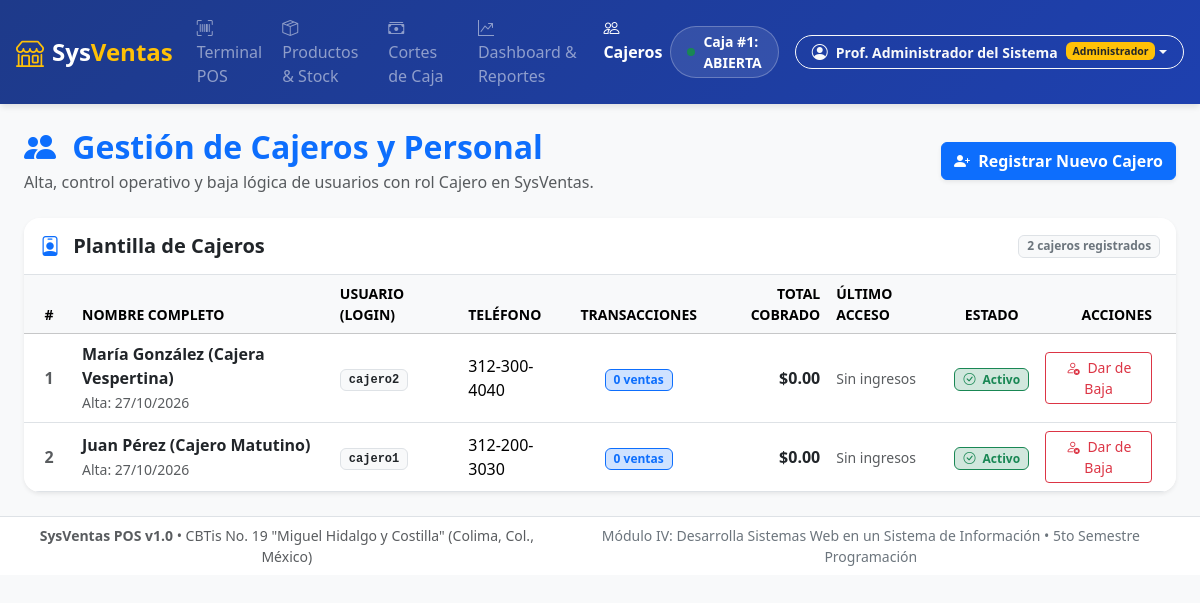
The page /public/?c=usuario&a=index (signed in) on the database its author committed.
### tables this page shows
CREATE TABLE usuarios (
    id INT AUTO_INCREMENT PRIMARY KEY,
    rol_id INT NOT NULL,
    nombre_completo VARCHAR(150) NOT NULL,
    usuario VARCHAR(50) NOT NULL UNIQUE,
    password VARCHAR(255) NOT NULL,
    telefono VARCHAR(20) NULL,
    estado ENUM('ACTIVO', 'INACTIVO') NOT NULL DEFAULT 'ACTIVO',
    ultimo_login DATETIME NULL,
    created_at TIMESTAMP DEFAULT CURRENT_TIMESTAMP,
    updated_at TIMESTAMP DEFAULT CURRENT_TIMESTAMP ON UPDATE CURRENT_TIMESTAMP,
    CONSTRAINT fk_usuarios_roles 
        FOREIGN KEY (rol_id) REFERENCES roles(id) 
        ON UPDATE CASCADE ON DELETE RESTRICT
);

### app/controllers/UsuarioController.php (called while the page is built, shortened)
<?php
class UsuarioController extends BaseController {
    public function index(): void {
        $usuarioModel = new Usuario();
        $cajeros = $usuarioModel->obtenerCajeros();
        $mensaje = '';
        $this->view('usuarios/index', [
            'cajeros' => $cajeros,
            'mensaje' => $mensaje
        ]);
    }
}

### app/config/database.php (called while the page is built, shortened)
<?php
class Database {
    private static ?PDO $instance = null;
    public static function getConnection(): PDO {
        if (self::$instance === null) {
            try {
                $dsn = "mysql:host=" . DB_HOST . ";dbname=" . DB_NAME . ";charset=" . DB_CHARSET;
                $options = [
                    PDO::ATTR_ERRMODE            => PDO::ERRMODE_EXCEPTION,
                    PDO::ATTR_DEFAULT_FETCH_MODE => PDO::FETCH_ASSOC,
                    PDO::ATTR_EMULATE_PREPARES   => false,
                    PDO::MYSQL_ATTR_INIT_COMMAND => "SET NAMES " . DB_CHARSET . " COLLATE utf8mb4_unicode_ci"
                ];
                self::$instance = new PDO($dsn, DB_USER, DB_PASS, $options);
            } catch (PDOException $e) {
                error_log("Error de conexión a la Base de Datos SysVentas: " . $e->getMessage());
                die("<h3>Error crítico del sistema:</h3><p>No se pudo conectar con la base de datos de SysVentas. Verifique que el servicio MariaDB/MySQL esté activo en XAMPP.</p>");
            }
        }
        return self::$instance;
    }
}

### app/models/BaseModel.php (called while the page is built, shortened)
<?php
require_once __DIR__ . '/../config/database.php';
abstract class BaseModel {
    public function __construct() {
        $this->db = Database::getConnection();
    }
}

### app/models/Usuario.php (called while the page is built, shortened)
<?php
require_once __DIR__ . '/BaseModel.php';
class Usuario extends BaseModel {
    public function obtenerCajeros(): array {
        try {
            $sql = "SELECT u.id, u.nombre_completo, u.usuario, u.telefono, u.estado,
                           u.ultimo_login, u.created_at,
                           COUNT(v.id) AS total_ventas_realizadas,
                           COALESCE(SUM(v.total), 0.00) AS monto_total_vendido
                    FROM usuarios u
                    LEFT JOIN ventas v ON u.id = v.usuario_id AND v.estado = 'COMPLETADA'
                    WHERE u.rol_id = 2
                    GROUP BY u.id, u.nombre_completo, u.usuario, u.telefono, u.estado, u.ultimo_login, u.created_at
                    ORDER BY u.id DESC";
            $stmt = $this->db->query($sql);
            return $stmt->fetchAll() ?: [];
        } catch (Throwable $e) {
            error_log("SysVentas Usuario::obtenerCajeros falló: " . $e->getMessage());
            return [
                [
                    'id' => 2,
                    'nombre_completo' => 'Juan Pérez Gómez',
                    'usuario' => 'cajero1',
                    'telefono' => '312-555-0102',
                    'estado' => 'ACTIVO',
                    'ultimo_login' => date('Y-m-d H:i:s'),
                    'created_at' => date('Y-m-d 08:00:00'),
                    'total_ventas_realizadas' => 22,
                    'monto_total_vendido' => 2130.00
                ]
            ];
        }
    }
}

### app/views/usuarios/index.php (the view, shortened to what this page needs)
<?php
require_once VIEWS_PATH . 'layouts/header.php';
require_once VIEWS_PATH . 'layouts/navbar.php';
?>
<div class="container-fluid py-4 px-3 px-md-4">
    <div class="d-flex flex-column flex-md-row justify-content-between align-items-start align-items-md-center mb-4">
        <div>
            <h2 class="fw-bold text-primary mb-1">
                <i class="bi bi-people-fill me-2"></i> Gestión de Cajeros y Personal
            </h2>
            <p class="text-muted mb-0">Alta, control operativo y baja lógica de usuarios con rol Cajero en SysVentas.</p>
        </div>
        <div class="mt-3 mt-md-0">
            <button type="button" class="btn btn-primary fw-bold shadow-sm" data-bs-toggle="modal" data-bs-target="#modalNuevoCajero">
                <i class="bi bi-person-plus-fill me-1"></i> Registrar Nuevo Cajero
            </button>
        </div>
    </div>
    <div class="card shadow-sm border-0 rounded-4 overflow-hidden">
        <div class="card-header bg-white py-3 border-bottom d-flex justify-content-between align-items-center">
            <h5 class="fw-bold mb-0 text-dark">
                <i class="bi bi-person-badge text-primary me-2"></i> Plantilla de Cajeros
            </h5>
            <span class="badge bg-light text-secondary border"><?= count($cajeros) ?> cajeros registrados</span>
        </div>
        <div class="table-responsive">
            <table class="table table-hover align-middle mb-0">
                <thead class="table-light text-secondary small text-uppercase">
                    <tr>
                        <th class="text-center" style="width: 50px;">#</th>
                        <th>Nombre Completo</th>
                        <th>Usuario (Login)</th>
                        <th>Teléfono</th>
                        <th class="text-center">Transacciones</th>
                        <th class="text-end">Total Cobrado</th>
                        <th>Último Acceso</th>
                        <th class="text-center">Estado</th>
                        <th class="text-end pe-4">Acciones</th>
                    </tr>
                </thead>
                <tbody>
                    <?php if (empty($cajeros)): ?>
                        <tr>
                            <td colspan="9" class="text-center py-5 text-muted">
                                <i class="bi bi-person-x fs-1 d-block mb-2 text-secondary opacity-50"></i>
                                No hay cajeros registrados en el sistema.
                            </td>
                        </tr>
                    <?php else: ?>
                        <?php foreach ($cajeros as $idx => $cajero): ?>
                            <tr class="<?= $cajero['estado'] === 'INACTIVO' ? 'table-light opacity-75' : '' ?>">
                                <td class="text-center fw-bold text-muted"><?= $idx + 1 ?></td>
                                <td>
                                    <div class="fw-semibold text-dark"><?= htmlspecialchars($cajero['nombre_completo']) ?></div>
                                    <small class="text-muted">Alta: <?= date('d/m/Y', strtotime($cajero['created_at'] ?? 'now')) ?></small>
                                </td>
                                <td>
                                    <span class="badge bg-light text-dark border font-monospace px-2 py-1">
                                        <?= htmlspecialchars($cajero['usuario']) ?>
                                    </span>
                                </td>
                                <td><?= htmlspecialchars($cajero['telefono'] ?: 'No registrado') ?></td>
                                <td class="text-center">
                                    <span class="badge bg-primary-subtle text-primary border border-primary px-2 py-1">
                                        <?= (int)($cajero['total_ventas_realizadas'] ?? 0) ?> ventas
                                    </span>
                                </td>
                                <td class="text-end fw-bold text-dark">
                                    $<?= number_format((float)($cajero['monto_total_vendido'] ?? 0), 2) ?>
                                </td>
                                <td>
                                    <small class="text-muted">
                                        <?= !empty($cajero['ultimo_login']) ? date('d/m/Y H:i', strtotime($cajero['ultimo_login'])) : 'Sin ingresos' ?>
                                    </small>
                                </td>
                                <td class="text-center">
                                    <?php if ($cajero['estado'] === 'ACTIVO'): ?>
                                        <span class="badge bg-success-subtle text-success border border-success px-2 py-1">
                                            <i class="bi bi-check-circle me-1"></i> Activo
                                        </span>
                                    <?php else: ?>
                                        <span class="badge bg-danger-subtle text-danger border border-danger px-2 py-1">
                                            <i class="bi bi-slash-circle me-1"></i> Inactivo (Baja)
                                        </span>
                                    <?php endif; ?>
                                </td>
                                <td class="text-end pe-4">
                                    <?php if ($cajero['estado'] === 'ACTIVO'): ?>
                                        <a href="<?= BASE_URL ?>?c=usuario&a=cambiarEstado&id=<?= $cajero['id'] ?>&estado=INACTIVO"
                                           class="btn btn-sm btn-outline-danger"
                                           onclick="return confirm('¿Está seguro de dar de BAJA LÓGICA al cajero <?= htmlspecialchars(addslashes($cajero['nombre_completo'])) ?>? El usuario no podrá iniciar sesión en la terminal.');">
                                            <i class="bi bi-person-x me-1"></i> Dar de Baja
                                        </a>
                                    <?php endif; ?>
                                </td>
                            </tr>
                        <?php endforeach; ?>
                    <?php endif; ?>
                </tbody>
            </table>
        </div>
    </div>
</div>
<?php require_once VIEWS_PATH . 'layouts/footer.php'; ?>

### public/assets/css/styles.css (style rules this page uses)
:root { --primary-navy: #1e3a8a; --primary-blue: #2563eb; --accent-emerald: #10b981; --accent-amber: #f59e0b; --accent-rose: #ef4444; --dark-slate: #1f2937; --light-bg: #f8fafc; --border-color: #e2e8f0; }
body { font-family: 'Segoe UI', system-ui, -apple-system, sans-serif; background-color: var(--light-bg); color: var(--dark-slate); min-height: 100vh; }

### rows shown on the page
usuarios: nombre_completo "María González (Cajera Vespertina)", created_at "27/10/2026", usuario "cajero2", telefono "312-300-4040", total_ventas_realizadas "0", monto_total_vendido "0.00", shows "Sin ingresos", estado "ACTIVO" (drawn)
usuarios: nombre_completo "Juan Pérez (Cajero Matutino)", created_at "27/10/2026", usuario "cajero1", telefono "312-200-3030", total_ventas_realizadas "0", monto_total_vendido "0.00", shows "Sin ingresos", estado "ACTIVO" (drawn)

### other values the page prints
$cajaNumero "1"
$cajaStatus "ABIERTA"
$userName "Prof. Administrador del Sistema"
$userRole "Administrador"
count($cajeros) "2"
